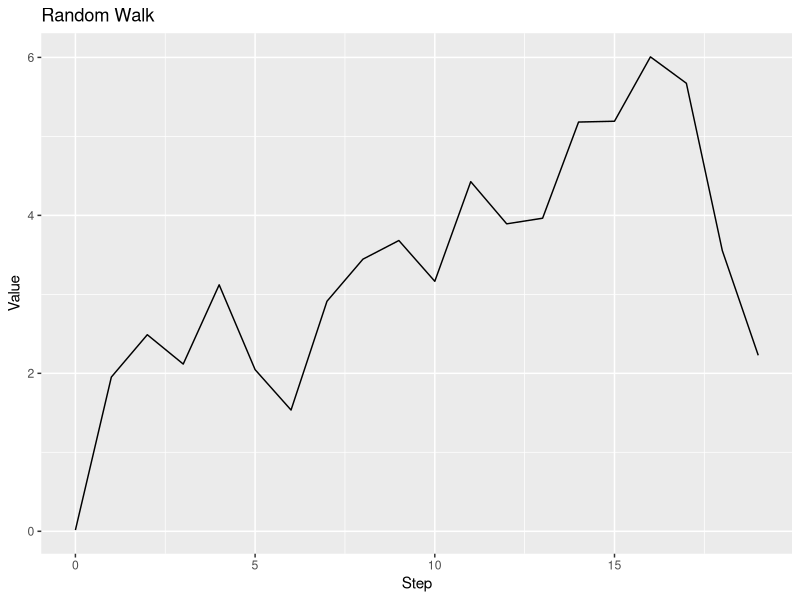
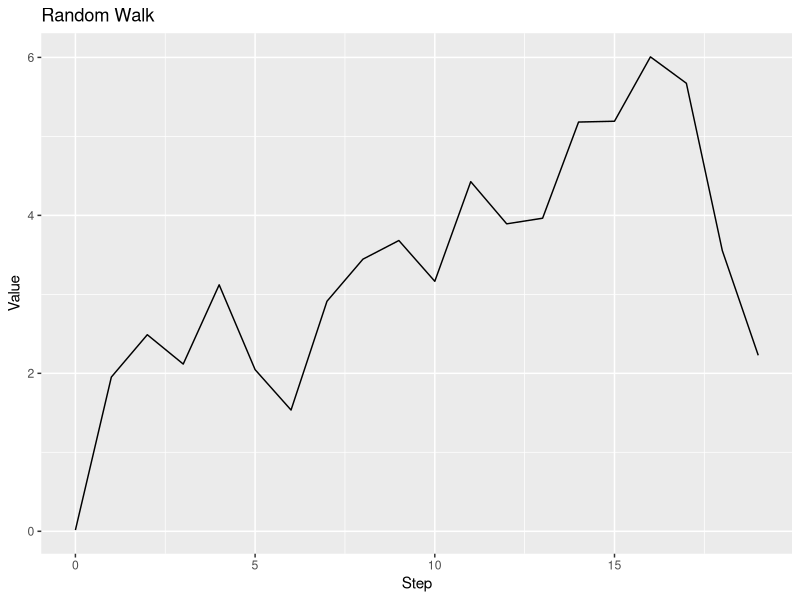

R code for these plots, in order:
library(ggplot2)
df <- data.frame(x=0:19, y=cumsum(rnorm(20)))
ggplot(df, aes(x=x, y=y)) +
  geom_line() +
  labs(title='Random Walk', x='Step', y='Value')
ggsave('05_line.png', width=5, height=4)
